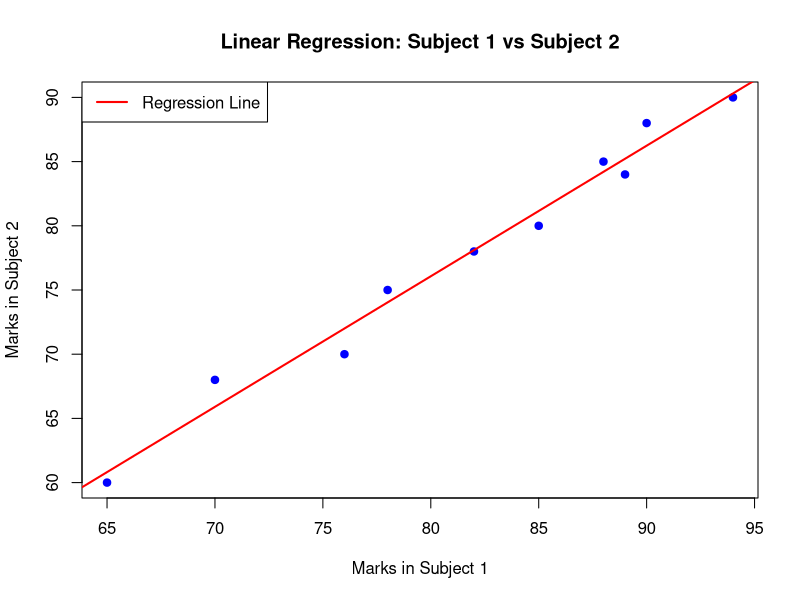

Write the R code that produced this figure.
# Creating the Data Frame 

# Data Frame with marks in two subjects
marks_data <- data.frame(
  subject1 = c(85, 78, 90, 88, 76, 65, 94, 70, 82, 89),  # Marks in Subject 1
  subject2 = c(80, 75, 88, 85, 70, 60, 90, 68, 78, 84)   # Marks in Subject 2
)

# View the data
print("Marks Data:")
print(marks_data)

# Linear Regression

# Linear Regression: Predict 'subject2' marks using 'subject1' marks
linear_model <- lm(subject2 ~ subject1, data = marks_data)

# Summary of the Regression Model
print("Summary of Linear Regression:")
summary(linear_model)

# Plotting the Regression Line 

# Scatter plot with Regression Line
plot(marks_data$subject1, marks_data$subject2,
     xlab = "Marks in Subject 1",
     ylab = "Marks in Subject 2",
     main = "Linear Regression: Subject 1 vs Subject 2",
     col = "blue", pch = 19)

# Add Regression Line to the Plot
abline(linear_model, col = "red", lwd = 2)

# Adding legend for clarity
legend("topleft", legend = "Regression Line", col = "red", lwd = 2)
